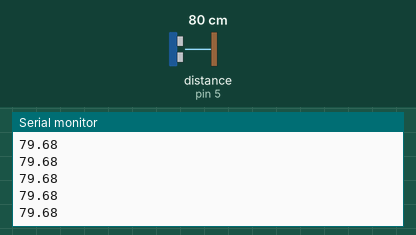
Simulated run of this sketch. Board: Arduino Uno, built with avr-gcc and run on an emulated ATmega328P. Shown: the last lines printed to the serial monitor. Wiring (inferred from the names in the program): ultrasonic range finder: trigger pin 6; echo pin 5. The inputs (shaded band) are chosen by the test bench; at power-on: distance to the obstacle (sensor on pin 5) 80 cm. The echo pulse lasts 58.3 µs per cm.

Above: at 1.2 s.
1.3 s: distance to the obstacle (sensor on pin 5) set to 2 cm
At 1.6 s:
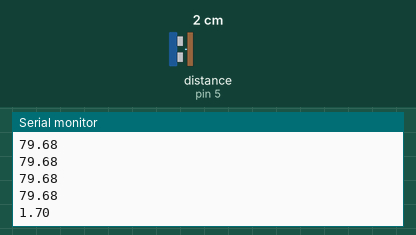
2.8 s: distance to the obstacle (sensor on pin 5) set to 4 cm
At 2.8 s:
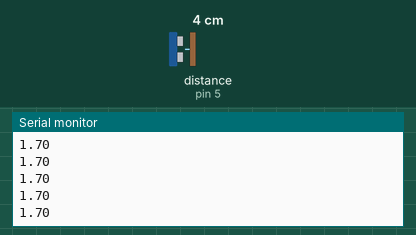
Timing chart, 0 to 5.8 s (numbered marks = the images above; inputs shaded):
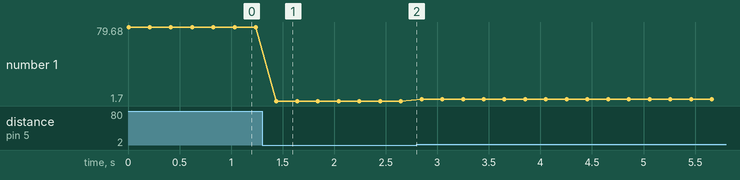

Measured:
- after the input at 1.3 s, the serial monitor: prints a new line after 0.14 s (image 1)
- plotted number 1: 79.68 → 1.7 after the input at 1.3 s, 1.7 → 3.69 after the input at 2.8 s

The sketch:

Sonar_Test.ino
```cpp
#define trigPin 6
#define echoPin 5

float duration = 0, distance = 0;

void setup() {
  Serial.begin(9600);

  pinMode(trigPin, OUTPUT);  //trigPin
  pinMode(echoPin, INPUT);   //echoPin
}

void loop() {

  digitalWrite(trigPin, LOW); //just to make sure that the pin in low first
  delayMicroseconds(2);
  digitalWrite(trigPin, HIGH); //sends out an 8 cycle sonic burst from the transmitter
  delayMicroseconds(10);
  digitalWrite(trigPin, LOW);

  duration = pulseIn(echoPin, HIGH); //It returns the time in microseconds
  distance = (duration*.0343)/2; //velocity= 0.0343 c/μS,, It will return the distance in cm

  Serial.println(distance);
  delay(200);
}
```
